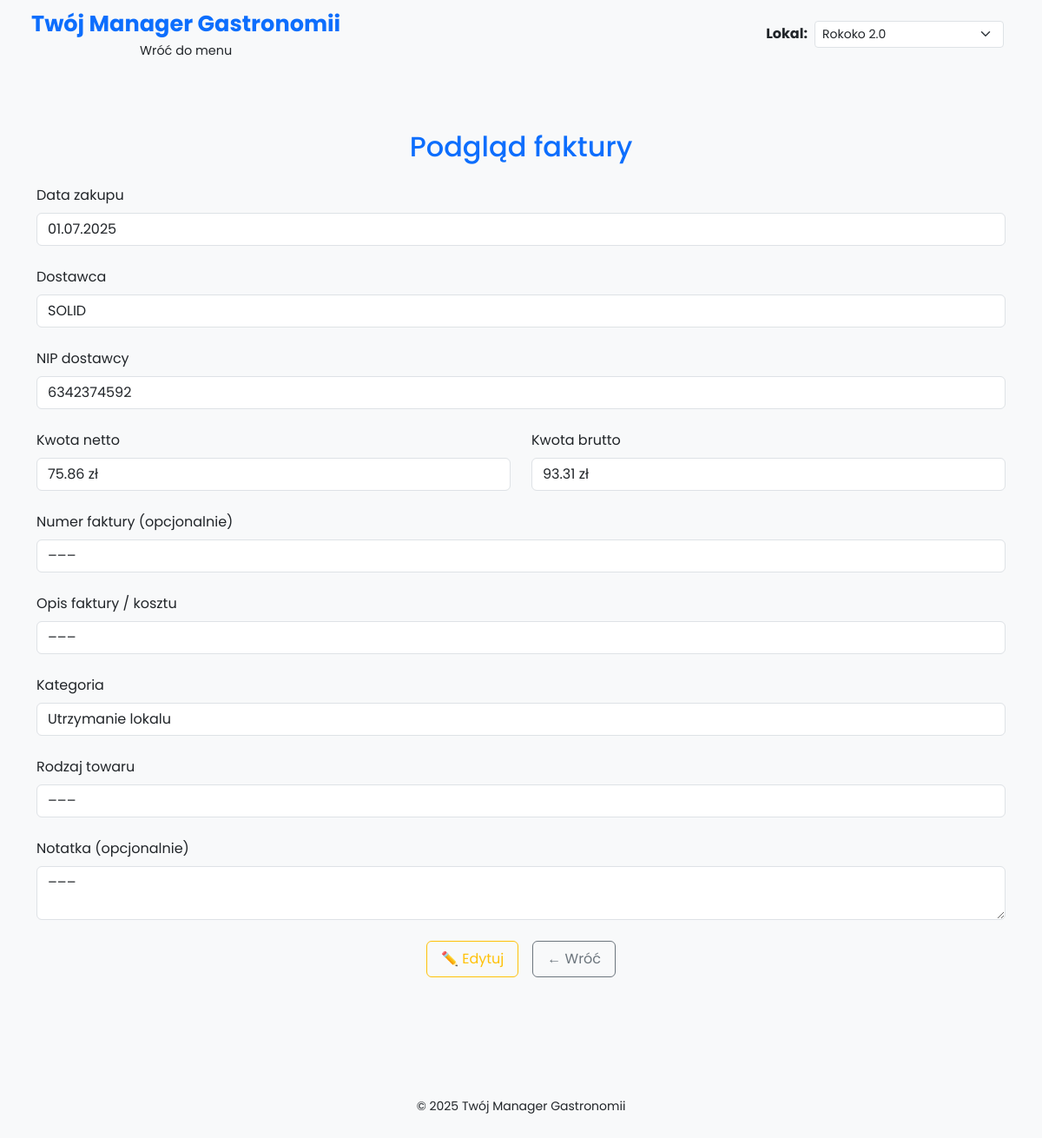
Page /invoice/6 on the committed database.
### models.py (models this page shows)
class Invoice(Base):
    __tablename__ = 'invoices'
    id = Column(Integer, primary_key=True)
    invoice_date = Column(Date)
    gross_amount = Column(Float)
    net_amount = Column(Float)
    supplier = Column(String)
    nip = Column(String)
    category = Column(String)
    goods_type = Column(String)
    lokal = Column(String)
    note = Column(Text)
    invoice_number = Column(String)
    description = Column(String)

### app.py (the view)
@app.route('/invoice/<int:invoice_id>')
def view_invoice(invoice_id):
    db_session = Session()
    invoice = db_session.query(Invoice).get(invoice_id)
    db_session.close()
    if not invoice:
        return "Faktura nie istnieje", 404
    return render_template("view_invoice.html", invoice=invoice)

### app.py (called while the page is built)
@app.before_request
def set_default_lokal():
    if 'lokal' not in session:
        session['lokal'] = 'Rokoko 2.0'

### templates/view_invoice.html
{% extends 'base.html' %}
{% block content %}
<div class="container my-5">
    <h2 class="text-center mb-4 text-primary">Podgląd faktury</h2>
    <form>
        <div class="mb-4">
            <label class="form-label">Data zakupu</label>
            <input type="text" class="form-control" value="{{ invoice.invoice_date.strftime('%d.%m.%Y') }}" readonly>
        </div>
        <div class="mb-4">
            <label class="form-label">Dostawca</label>
            <input type="text" class="form-control" value="{{ invoice.supplier }}" readonly>
        </div>
        <div class="mb-4">
            <label class="form-label">NIP dostawcy</label>
            <input type="text" class="form-control" value="{{ invoice.nip }}" readonly>
        </div>
        <div class="row mb-4">
            <div class="col-md-6">
                <label class="form-label">Kwota netto</label>
                <input type="text" class="form-control" value="{{ invoice.net_amount }} zł" readonly>
            </div>
            <div class="col-md-6">
                <label class="form-label">Kwota brutto</label>
                <input type="text" class="form-control" value="{{ invoice.gross_amount }} zł" readonly>
            </div>
        </div>
        <div class="mb-4">
            <label class="form-label">Numer faktury (opcjonalnie)</label>
            <input type="text" class="form-control" value="{{ invoice.invoice_number or '–––' }}" readonly>
        </div>
        <div class="mb-4">
            <label class="form-label">Opis faktury / kosztu</label>
            <input type="text" class="form-control" value="{{ invoice.description or '–––' }}" readonly>
        </div>
        <div class="mb-4">
            <label class="form-label">Kategoria</label>
            <input type="text" class="form-control" value="{{ invoice.category or '–––' }}" readonly>
        </div>
        <div class="mb-4">
            <label class="form-label">Rodzaj towaru</label>
            <input type="text" class="form-control" value="{{ invoice.goods_type or '–––' }}" readonly>
        </div>
        <div class="mb-3">
            <label class="form-label">Notatka (opcjonalnie)</label>
            <textarea class="form-control" rows="2" readonly>{{ invoice.note or '–––' }}</textarea>
        </div>
        <div class="text-center mt-4 d-flex justify-content-center gap-3">
            <a href="{{ url_for('edit_invoice', invoice_id=invoice.id) }}" class="btn btn-outline-warning px-3 py-2">
                 ✏️ Edytuj
            </a>
            <a href="{{ url_for('monthly_summary') }}" class="btn btn-outline-secondary px-3 py-2">
                    ← Wróć
            </a>
        </div>
    </form>
</div>
{% endblock %}

### static/css/style.css (style rules this page uses)
body { background-color: #f8f9fa; font-family: 'Poppins', sans-serif; min-height: 100vh; display: flex; flex-direction: column; }

### rows in the picture
Invoice: invoice_date "01.07.2025", supplier "SOLID", nip "6342374592", net_amount "75.86 zł", gross_amount "93.31 zł", invoice_number "–––", description "–––", category "Utrzymanie lokalu", goods_type "–––", note "–––"
